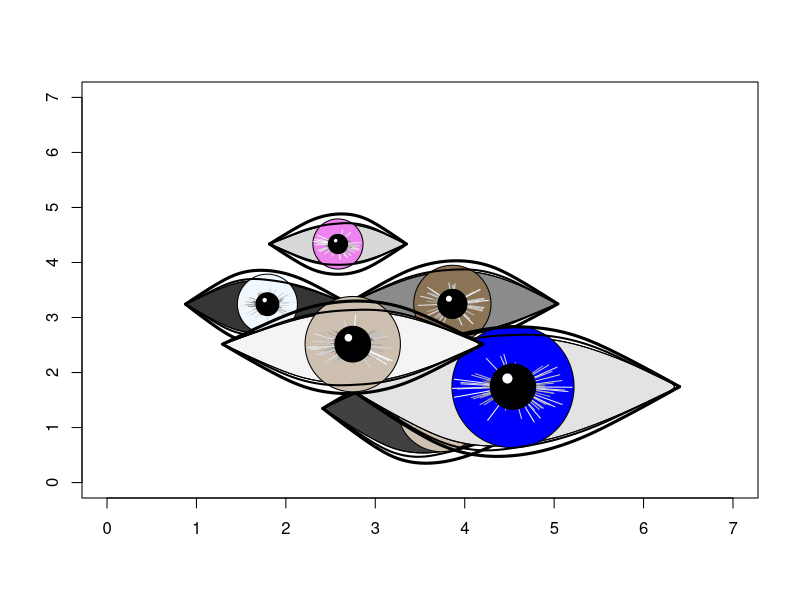
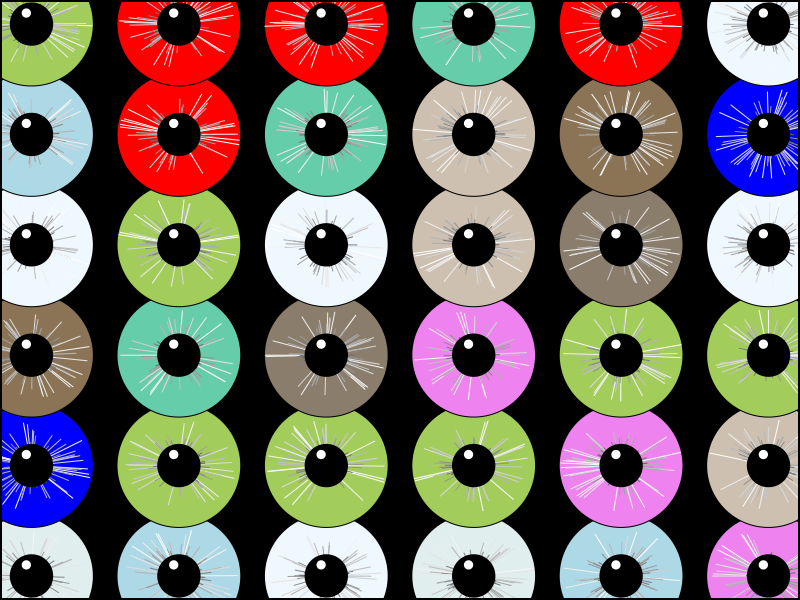

The R source for these figures, in order:
## ---- chunk 1
# Función genera rayas en iris
  iris<-function(rext=.6,rint=0.2,x0=1.5,y0=0,n_lineas=30){
      # dividimos el círculo en tantos sectores como lineas
      p_lin<-runif(n_lineas,0,(2*pi))
      # para cada punto trazamos una linea
      for(i in 1:n_lineas){
          ang<-p_lin[i] # angulo de la linea
          plong<-runif(1) # parametro aleatorio de a longitud de la linea
          #plong<-ifelse(any(plong>1,plong<(rint/rext)) ,0.9,plong)
          
          #calculamos los puntos inicial y final de la linea
          x1<-x0 + rint*cos(ang)
          y1<-y0 +  rint*sin(ang)
          x2<- x0 + plong*(rext*cos(ang))
          y2<- y0 +  plong*(rext*sin(ang))
          # pintamos la linea
          lines(x=c(x1,x2),y=c(y1,y2),col=gray(plong))
        }
  }
## ---- chunk 2
# Funcion pestañas
pestanas<-function(linea_pes,n_lineas=50, long=0.2){
  # numeor de puntos o pestañas
  p_lin<-sample(seq(10,length(lin_arriba$x)-10),size=n_lineas,replace = TRUE)
        
  for(i in p_lin){
    plong<-abs(rnorm(1,0.1))
    # dos puntos que definen la linea de cada pestaña
    x1<-linea_pes$x[i]
    y1<-linea_pes$y[i]
    x2<- x1#+0.04
    y2<- y1+long*plong
    # pintamos cada pestaña
    lines(c(x1,x2),c(y1,y2))
    }
}
## ---- chunk 3
library(plotrix)

# Función general que pinta un ojo
f.ojo1<-function(x0=5,y0=5,p=1, color="lightblue",pap=0.2){
    x<-c(0,1,2,3,3,2,1,0)*p
    y<-c(0,0.8+rnorm(1,0,0.1),0.8+rnorm(1,0,0.1),0,0,-0.7+rnorm(1,0,0.1),-0.9+rnorm(1,0,0.1),0)*p
    #max(x)-min(y)
    ojo <- xspline(x, y, 1, draw = FALSE)
    x<-x0+x
    y<-y0+y
    ojo$x<-x0+ojo$x
    ojo$y<-y0+ojo$y
    #points(x, y, pch = 19, col="red")
    polygon(ojo, col=gray(runif(1,0.20,1)))
    lines(ojo, lwd=1)
    
    # iris
    riris<-p*(0.55)#+rnorm(1,0,0.1))
    #symbols(x0+1.5, y=y0, circles=.5*p,add = TRUE,bg="lightblue",lwd=2, inches = T)
    draw.circle(x0+1.5*p,y=y0,radius=riris,col=color,lwd=1)
    # pupila
    #symbols(x0+1.5, y=y0, circles=.2*p,add = TRUE,bg="black", inches = T)
    iris(rext=riris,rint=0.2*p,x0=x0+1.5*p,y0=y0,n_lineas=105)
    draw.circle(x0+1.5*p,y=y0,0.2*p,col="black",lwd=2)
    # reflejo
    #symbols(x0+1.45, y=y0+0.12*p, circles=.05,add = TRUE,bg="white", inches = T)
    draw.circle(x0+1.45*p,y=y0+0.12*p,0.05*p,col="white",lwd=1)
    #parpados
    parpados <- xspline(x, y, 0.5, draw = FALSE)
    lines(parpados, lwd=2)
    #lines(parpados$x,parpados$y*1.2, lwd=2,col="red")
    parpa_y<-c(y[1],y[2]+pap,y[3]+pap,y[4])
    parpa_x<-c(x[1],x[2],x[3],x[4])
    #parpado superior
     lines(xspline(parpa_x, parpa_y, 1, draw = FALSE), lwd=3,col="black")
    # pestanas(linea_pes = xspline(parpa_x, parpa_y, 1, draw = FALSE),n_lineas=100)
    parpa_y<-c(y[1],y[7]-pap,y[6]-pap,y[4])  
    #parpado superior
     lines(xspline(parpa_x, parpa_y, 1, draw = FALSE), lwd=3,col="black")
}

# vamos con un ejemplo

# hacemos un vector de colores
  colores<-c("lightblue","aliceblue","burlywood4","bisque3","bisque4","azure2","darkolivegreen3","aquamarine1","aquamarine3","antiquewhite3", "red", "blue","violet")

  plot(1, type="n", xlab="", ylab="", xlim=c(0, 7), ylim=c(0, 7))
    for (i in 1:6){
        f.ojo1(x0=runif(1,0,5-2),y0=runif(1,0.5,5.5),color=sample(colores,1),p=runif(1,0.5,2))
    }
## ---- chunk 4
irisE<-function(x0=2,y0=2,p=1, color="lightblue"){
        # iris
    riris<-p*(0.6)
    draw.circle(x0,y=y0,radius=riris,col=color,lwd=1)
    # pupila
     iris(rext=riris,rint=0.2*p,x0=x0,y0=y0,n_lineas=100)
    draw.circle(x0,y=y0,0.2*p,col="black",lwd=2)
    # reflejo
    draw.circle(x0-0.035,y=y0+0.1,0.05*p,col="white",lwd=1)
}

colores<-c("lightblue","aliceblue","burlywood4","bisque4","azure2","darkolivegreen3","aquamarine3","antiquewhite3", "red", "blue","violet")
par(bg = 'black')
par(oma=c(0,0,0,0))  # all sides have 3 lines of space  
par(mar=c(0,0,0,0) + 0.1)
plot(1, type="n", xlab="", ylab="", xlim=c(1, 6), ylim=c(1, 6))
for (i in 1:6){
    for (j in 1:6){
     irisE(x0=i,y0=j,color=sample(colores,1),p=0.7)    
    }
}
